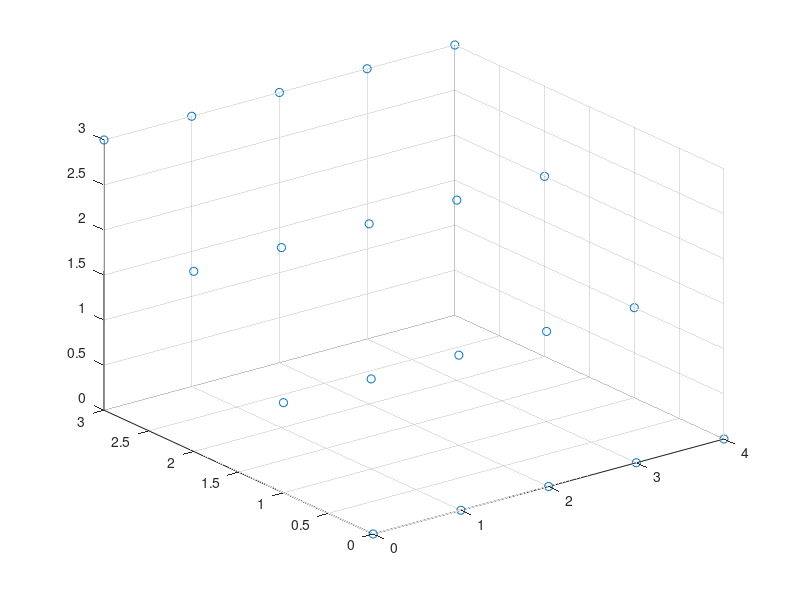

The MATLAB script that drew this image: (Note: this script raises an error after producing the figure.)
% http://blogs.mathworks.com/loren/2006/04/26/two-dimensional-integration-over-a-general-domain/

a = 4;
b = 3;

func = @(x,y) ones(size(x)).*y;

dblquad(func, 0, a, 0, b)


x = 0:a;
y = 0:b;

[XX,YY] = meshgrid(x,y);

data = [XX(:),YY(:)];

z = func(data(:,1),data(:,2));

figure
scatter3(data(:,1),data(:,2),z)

scale = ScaleRBF(data,z)


%% compare integral2 to rods fancy estimate
fun = @(x,y) sin(x) +cos(y)
funl = @(x) sin(x(:,1)) +cos(x(:,2))

limits = [0,0;pi/2,pi/2]

q = integral2(fun,0,pi/2,0,pi/2)

integral_result = IntegralND(funl,limits,[100,100])




%% more complicated

func = @(x,y) x.*y;

a = 4;
b = 3;

tol = [];
qnumeric = dblquad(func, 0, a, 0, b, tol, @quadl)
qexact = (a^2 * b^2) / 4


%rods estimate
x = 0:0.1:a;
y = 0:0.1:b;

[XX,YY] = meshgrid(x,y);

data = [XX(:),YY(:)];

z = func(data(:,1),data(:,2));

figure
scatter3(data(:,1),data(:,2),z)

qestimate = ScaleRBF(data,z)


%% gaussian
func = @(x,y) exp(-(x.^2+y.^2) );


tol = [];
qnumeric = dblquad(func, -4, 4, -3, 3, tol, @quadl)

%rods estimate
x = -4:0.1:4;
y = -3:0.1:3;

[XX,YY] = meshgrid(x,y);

data = [XX(:),YY(:)];

z = func(data(:,1),data(:,2));

figure
scatter3(data(:,1),data(:,2),z)

qestimate = ScaleRBF(data,z)

newintegral = dblquad(func, -4, 4, -3, 3, tol, @quadl)/qestimate


%% Try
